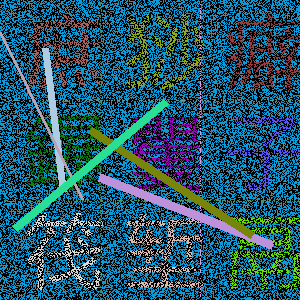

Write Python code to recreate this figure.
import requests
from PIL import Image
import re
import base64
from collections import Counter


row_headers = """
accept: application/json, text/javascript, */*; q=0.01
accept-encoding: gzip, deflate, br
accept-language: zh-CN,zh;q=0.9
cache-control: no-cache
cookie: Hm_lvt_0362c7a08a9a04ccf3a8463c590e1e2f=1630897441,1632454454; Hm_lvt_c99546cf032aaa5a679230de9a95c7db=1632707942,1632728505,1632733631,1632790862; no-alert3=true; Hm_lvt_9bcbda9cbf86757998a2339a0437208e=1632704870,1632707945,1632733639,1632790865; tk=-6599390201333590565; yuanrenxue_cookie=1632791447|G27G1BPClf7lf62s7Ds1MjQI4J1Jg3d5CLxA0M1VbDyXB4qDBahX05woSLJyQFX0nMx5VhT0N0MPCOggEWm9CEjIvkd6d62Fipw0fKsAsk3VZbIciKChnNrGg9AIs8K3cY2GJuw8N1gPInoCfi; sessionid=p1g7ulcwzss0k8kmlmfwnjjo8cq5vcpx; Hm_lpvt_9bcbda9cbf86757998a2339a0437208e=1632816801; Hm_lpvt_c99546cf032aaa5a679230de9a95c7db=1632818763
pragma: no-cache
referer: https://match.yuanrenxue.com/match/8
sec-ch-ua: " Not;A Brand";v="99", "Google Chrome";v="91", "Chromium";v="91"
sec-ch-ua-mobile: ?0
sec-fetch-dest: empty
sec-fetch-mode: cors
sec-fetch-site: same-origin
user-agent: yuanrenxue.project
x-requested-with: XMLHttpRequest
"""

session = requests.Session()
session.headers = {i.split(":")[0].strip():i.split(":")[1].strip() for i in row_headers.split("\n") if i != ""}



def get_verify_img():
    url = r"https://match.yuanrenxue.com/api/match/8_verify"
    response = session.get(url)
    #print(response.content.decode())
    img_str = re.search(r"<img src=\"data:image/jpeg;base64,(.*?)\" alt=\"\">\n",response.json()["html"])[1]
    #print(img_str)
    words = re.findall(r"<p>(.*?)</p>",response.json()["html"])
    print(words)
    #['佯', '儮', '聃', '冤']
    with open("08.png","wb") as f:
        f.write(base64.b64decode(img_str.encode()))
    image = Image.open("08.png").convert("RGB")
    image.save("08.png")
    image.show()


def answer(indexes):
    img_idx_list = []
    for index in indexes:
        row = (index + 2) // 3
        col = index % 3
        if col == 0:
            col = 3
        img_idx_list.append(str(col + (col - 1) * 10 + (row - 1) * 300))
    answer = '|'.join(img_idx_list) + '|'
    return answer

def main():
    numbers_list = []
    for i in range(1,6):
        get_verify_img()
        indexes = map(int, input('请输入依次序号，空格隔开，序号从1开始，从左到右，从上到下').split(' '))
        answer_ = answer(indexes)
        url = r"http://match.yuanrenxue.com/api/match/8?"
        param = {
            'page':i,
            'answer':answer_
        }

        res = session.get(url,params=param).json()
        print("第",i , "页",res["data"])
        for data in res["data"]:
            numbers_list.append(data["value"])

    max_count = Counter(numbers_list).most_common(1)
    print(max_count)

main()



























